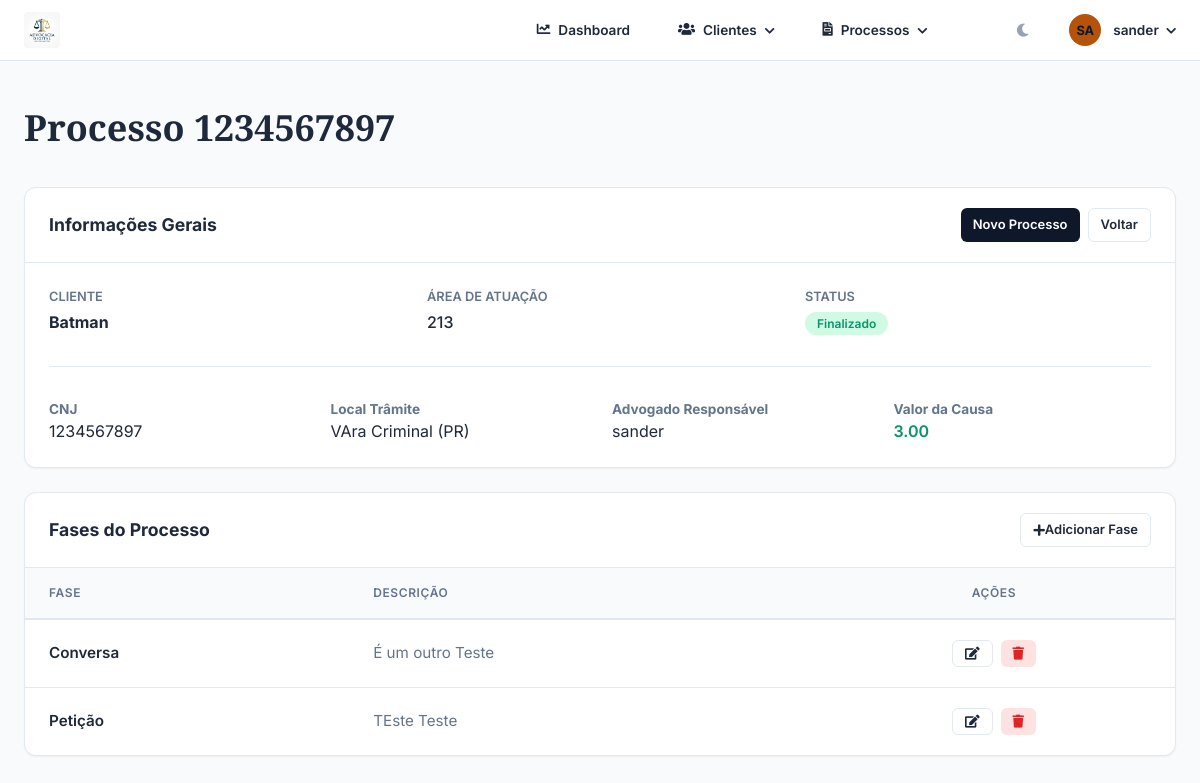
Screenshot of /processos/detalhe/1/ (signed in) with the database file from the repository.
### processos/models.py (models this page shows, shortened)
class Processo(models.Model):
    UF = (
        ("AC", "Acre"), ("AL", "Alagoas"),
        ("AP", "Amapá"), ("AM", "Amazonas"),
        ("BA", "Bahia"), ("CE", "Ceará"),
        ("DF", "Distrito Federal"), ("ES", "Espírito Santo"),
        ("GO", "Goiás"), ("MA", "Maranhão"),
        ("MT", "Mato Grosso"), ("MS", "Mato Grosso do Sul"),
        ("MG", "Minas Gerais"), ("PA", "Pará"),
        ("PB", "Paraíba"), ("PR", "Paraná"),
        ("PE", "Pernanbuco"), ("PI", "Piauí"),
        ("RJ", "Rio de Janeiro"), ("RN", "Rio Grande do Norte"),
        ("RS", "Rio Grande do Sul"), ("RO", "Rondônia"),
        ("RR", "Roraima"), ("SC", "Santa Catarina"),
        ("SP", "São Paulo"), ("SE", "Sergipe"), ("TO", "Tocantins"),
    )
    cliente = models.ForeignKey(
        Cliente, verbose_name="Cliente", on_delete=models.CASCADE)
    area_atuacao = models.CharField(
        verbose_name="Area de Atuação", max_length=50)
    obj_acao = models.CharField(verbose_name="Objetivo da Ação", max_length=50)
    cnj = models.CharField(verbose_name="Nro do Processo(CNJ)", max_length=20)
    local_tramite = models.CharField(verbose_name='Tramite', max_length=15)
    tramite_uf = models.CharField(verbose_name="UF", max_length=2, choices=UF)
    advogado = models.ForeignKey(
        User, verbose_name="Advogado Responsavel", on_delete=models.DO_NOTHING)
    dt_contratacao = models.DateField(verbose_name="Data da Contratação")
    dt_execucao = models.DateField(verbose_name="Data de Execução")
    dt_sentenca = models.DateField(verbose_name="Data da Sentença")
    vlr_causa = models.DecimalField(
        verbose_name="Valor da Causa", max_digits=5, decimal_places=2)
    pedido = models.CharField(verbose_name="Pedido", max_length=50)
    obs = models.TextField(verbose_name="Obs")
    finalizado = models.BooleanField(default=False, verbose_name="Processo Finalizado")

class faseProcesso(models.Model):
    tipo_fase_processo = models.CharField(max_length=50)
    desc = models.TextField()
    processo = models.ForeignKey(Processo, on_delete=models.PROTECT)

### clientes/models.py (models this page shows)
class Cliente(models.Model):
    ESTADO_CIVIL = (
        ("S", "Solteiro"),
        ("C", "Casado"),
        ("D", "Divorciado"),
        ("U", "União Estavel"),
        ("V", "Viuvo(a)"),
    )
    UF = (
        ("AC", "Acre"), ("AL", "Alagoas"),
        ("AP", "Amapá"), ("AM", "Amazonas"),
        ("BA", "Bahia"), ("CE", "Ceará"),
        ("DF", "Distrito Federal"), ("ES", "Espírito Santo"),
        ("GO", "Goiás"), ("MA", "Maranhão"),
        ("MT", "Mato Grosso"), ("MS", "Mato Grosso do Sul"),
        ("MG", "Minas Gerais"), ("PA", "Pará"),
        ("PB", "Paraíba"), ("PR", "Paraná"),
        ("PE", "Pernanbuco"), ("PI", "Piauí"),
        ("RJ", "Rio de Janeiro"), ("RN", "Rio Grande do Norte"),
        ("RS", "Rio Grande do Sul"), ("RO", "Rondônia"),
        ("RR", "Roraima"), ("SC", "Santa Catarina"),
        ("SP", "São Paulo"), ("SE", "Sergipe"), ("TO", "Tocantins"),
    )
    usuario = models.OneToOneField("auth.User", on_delete=models.SET_NULL, null=True, blank=True, related_name='cliente_perfil')
    nome_cliente = models.CharField(max_length=100)
    cpf = models.CharField(max_length=14)
    rg = models.CharField(max_length=8)
    estado_civil = models.CharField(max_length=1, choices=ESTADO_CIVIL)
    data_nascimento = models.DateField()
    endereco = models.CharField(max_length=100)
    nro_endereco = models.IntegerField(null=True, blank=True)
    bairro = models.CharField(max_length=45)
    cidade = models.CharField(max_length=15)
    estado = models.CharField(max_length=2, choices=UF)
    cep = models.CharField(max_length=8)
    email = models.EmailField(max_length=254)
    telefone = models.CharField(max_length=11)
    def __str__(self):
        return self.nome_cliente

### processos/views.py (the view)
# urls.py: path("detalhe/<int:processo_id>/", views.detalheProcesso, name="detalhe_processo"),
@login_required
def detalheProcesso(request, processo_id):
    processo = get_object_or_404(Processo, id=processo_id)
    fases = faseProcesso.objects.filter(processo=processo)
    context = {
        "processo": processo,
        "fases": fases
    }
    return render(request, "processos/detalhe_processo.html", context)

### processos/templates/processos/detalhe_processo.html
{% extends 'clientes/base.html' %}
{% block titulo %}Processo {{ processo.cnj }}{% endblock titulo %}
{% block conteudo %}
<div class="adv-card mb-4">
    <div class="card-header">
        <h5>Informações Gerais</h5>
        <div style="display: flex; gap: 0.5rem;">
            <a href="{% url 'processos:processo' %}" class="adv-btn btn-primary btn-sm">Novo Processo</a>
            <a href="{% url 'processos:listaprocessos' %}" class="adv-btn btn-outline btn-sm">Voltar</a>
        </div>
    </div>
    <div class="card-body">
        <div style="display: grid; grid-template-columns: repeat(auto-fit, minmax(250px, 1fr)); gap: 2rem;">
            <div>
                <p style="color: var(--text-muted); font-size: 0.8rem; text-transform: uppercase; font-weight: 600; margin-bottom: 0.25rem;">Cliente</p>
                <h4 style="color: var(--text-main); font-weight: 700;">{{ processo.cliente }}</h4>
            </div>
            <div>
                <p style="color: var(--text-muted); font-size: 0.8rem; text-transform: uppercase; font-weight: 600; margin-bottom: 0.25rem;">Área de Atuação</p>
                <p style="font-weight: 500;">{{ processo.area_atuacao }}</p>
            </div>
            <div>
                <p style="color: var(--text-muted); font-size: 0.8rem; text-transform: uppercase; font-weight: 600; margin-bottom: 0.25rem;">Status</p>
                {% if processo.finalizado %}
                    <span class="adv-badge badge-success">Finalizado</span>
                {% else %}
                    <span class="adv-badge badge-warning">Em Andamento</span>
                {% endif %}
            </div>
        </div>
        <hr style="margin: 2rem 0; border: 0; border-top: 1px solid var(--border-color);">
        <div style="display: grid; grid-template-columns: repeat(auto-fit, minmax(200px, 1fr)); gap: 1.5rem;">
            <div>
                <strong style="display: block; font-size: 0.85rem; color: var(--text-muted);">CNJ</strong>
                <span>{{ processo.cnj }}</span>
            </div>
            <div>
                <strong style="display: block; font-size: 0.85rem; color: var(--text-muted);">Local Trâmite</strong>
                <span>{{ processo.local_tramite }} ({{ processo.tramite_uf }})</span>
            </div>
            <div>
                <strong style="display: block; font-size: 0.85rem; color: var(--text-muted);">Advogado Responsável</strong>
                <span>{{ processo.advogado }}</span>
            </div>
            <div>
                <strong style="display: block; font-size: 0.85rem; color: var(--text-muted);">Valor da Causa</strong>
                <span style="font-weight: 600; color: var(--success);">{{ processo.vlr_causa }}</span>
            </div>
        </div>
    </div>
</div>
<div class="adv-card">
    <div class="card-header">
        <h5>Fases do Processo</h5>
        <a href="{% url 'processos:faseprocesso' %}" class="adv-btn btn-outline btn-sm">
            <i class="fas fa-plus mr-1"></i> Adicionar Fase
        </a>
    </div>
    <div class="adv-table-wrapper">
        <table class="adv-table">
            <thead>
                <tr>
                    <th>Fase</th>
                    <th>Descrição</th>
                    <th class="text-center">Ações</th>
                </tr>
            </thead>
            <tbody>
                {% for fase in fases %}
                <tr>
                    <td style="font-weight: 600;">{{ fase.tipo_fase_processo }}</td>
                    <td style="max-width: 400px; color: var(--text-muted);">{{ fase.desc }}</td>
                    <td class="text-center" style="display: flex; gap: 0.5rem; justify-content: center;">
                        <a href="{% url 'processos:atualizar_fase' fase.id %}" class="adv-btn btn-outline btn-sm" title="Editar">
                            <i class="fas fa-edit"></i>
                        </a>
                        <a href="{% url 'processos:excluir_fase' fase.id %}" class="adv-btn btn-danger btn-sm" title="Excluir">
                            <i class="fas fa-trash"></i>
                        </a>
                    </td>
                </tr>
                {% empty %}
                <tr>
                    <td colspan="3" class="text-center py-5 text-muted">Nenhuma fase registrada para este processo.</td>
                </tr>
                {% endfor %}
            </tbody>
        </table>
    </div>
</div>
{% endblock conteudo %}

### clientes/templates/clientes/base.html (shortened to what this page needs)
<!DOCTYPE html>
{% load static %}
<html lang="pt_br">
<head>
    <link rel="stylesheet" href="https://use.fontawesome.com/releases/v5.8.2/css/all.css" />
    <link href="{% static 'css/advocacia.css' %}" rel="stylesheet" />
</head>
<body>
    <header class="adv-navbar">
        <div class="adv-container nav-content">
            <a class="nav-brand" href="{% url 'clientes:index'%}">
                <img src="{% static 'img/logo_light.png' %}" alt="logo" class="nav-logo logo-light">
            </a>
            <nav class="nav-links">
                {% if user.perfil.role != 'CLIENTE' %}
                <a class="nav-link" href="{% url 'clientes:index' %}">
                    <i class="fas fa-chart-line"></i> Dashboard
                </a>
                <div class="nav-dropdown">
                    <span class="nav-link">
                        <i class="fas fa-users"></i> Clientes <i class="fas fa-chevron-down ml-1" style="font-size: 0.7rem"></i>
                    </span>
                </div>
                <div class="nav-dropdown">
                    <span class="nav-link">
                        <i class="fas fa-file-invoice"></i> Processos <i class="fas fa-chevron-down ml-1" style="font-size: 0.7rem"></i>
                    </span>
                </div>
                {% else %}
                <a class="nav-link" href="{% url 'processos:listaprocessos' %}">
                    <i class="fas fa-folder-open"></i> Meus Processos
                </a>
                {% endif %}
                <div class="nav-user nav-dropdown">
                    <button id="theme-toggle" class="adv-btn btn-outline btn-sm" style="margin-right: 1rem; border: none; color: var(--accent);">
                        <i class="fas fa-moon"></i>
                    </button>
                    <div class="user-avatar">{{ user.username|slice:":2"|upper }}</div>
                    <span style="font-size: 0.85rem; font-weight: 600; color: var(--text-navbar);">{{ user.username }} <i class="fas fa-chevron-down" style="font-size: 0.7rem; margin-left: 0.25rem;"></i></span>
                </div>
            </nav>
        </div>
    </header>
    <main class="adv-container">
        <header class="page-header">
            <h1 class="page-title">{% block titulo %}Dashboard{% endblock titulo %}</h1>
        </header>
        <section class="main-content">
            {% block conteudo %} {% endblock conteudo %}
        </section>
    </main>
</body>
</html>

### sistema_advocacia/static/css/advocacia.css (style rules this page uses)
:root { --primary: #0f172a; --primary-light: #1e293b; --accent: #94a3b8; --gold: #b45309; --gold-light: #fef3c7; --success: #059669; --success-light: #d1fae5; --warning: #d97706; --warning-light: #fef3c7; --danger: #dc2626; --danger-light: #fee2e2; --text-main: #1e293b; --text-muted: #64748b; --bg-app: #f8fafc; --bg-card: #ffffff; --border-color: #e2e8f0; --radius-sm: 6px; --radius-md: 12px; --radius-lg: 16px; --shadow-sm: 0 1px 2px 0 rgb(0 0 0 / 0.05); --shadow-md: 0 4px 6px -1px rgb(0 0 0 / 0.1), 0 2px 4px -2px rgb(0 0 0 / 0.1); --shadow-lg: 0 10px 15px -3px rgb(0 0 0 / 0.1), 0 4px 6px -4px rgb(0 0 0 / 0.1); --bg-navbar: rgba(255, 255, 255, 0.95); --text-navbar: #1e293b; --bg-nav-hover: rgba(15, 23, 42, 0.05); --text-nav-active: #0f172a; --font-sans: 'Inter', system-ui, -apple-system, sans-serif; --font-serif: 'Playfair Display', serif; }
* { margin: 0; padding: 0; box-sizing: border-box; }
body { background-color: var(--bg-app); color: var(--text-main); font-family: var(--font-sans); line-height: 1.5; -webkit-font-smoothing: antialiased; }
a { text-decoration: none; color: inherit; transition: all 0.2s ease; }
.adv-container { max-width: 1200px; margin: 0 auto; padding: 0 1.5rem; }
.adv-navbar { background-color: var(--bg-navbar); backdrop-filter: blur(10px); border-bottom: 1px solid var(--border-color); position: sticky; top: 0; z-index: 1000; padding: 0.75rem 0; color: var(--text-navbar); }
.nav-content { display: flex; justify-content: space-between; align-items: center; }
.nav-brand { display: flex; align-items: center; font-family: var(--font-serif); font-size: 1.4rem; font-weight: 700; letter-spacing: -0.02em; color: white; }
.nav-brand img { height: 36px; margin-right: 0.75rem; border-radius: 4px; transition: transform 0.3s ease; }
.nav-links { display: flex; gap: 1.5rem; align-items: center; }
.nav-link { font-size: 0.85rem; font-weight: 600; color: var(--text-navbar); padding: 0.5rem 0.75rem; border-radius: var(--radius-sm); display: flex; align-items: center; gap: 0.5rem; position: relative; transition: all 0.2s ease; cursor: pointer; text-decoration: none; }
.nav-dropdown { position: relative; padding-bottom: 0.5rem; margin-bottom: -0.5rem; }
.nav-user { margin-left: 1rem; padding-left: 1.5rem; border-left: 1px solid rgba(255, 255, 255, 0.1); display: flex; align-items: center; gap: 0.75rem; }
.user-avatar { width: 32px; height: 32px; background: var(--gold); color: #0f172a; border-radius: 50%; display: flex; align-items: center; justify-content: center; font-weight: 700; font-size: 0.8rem; }
.adv-card { background: var(--bg-card); border-radius: var(--radius-md); box-shadow: var(--shadow-sm); border: 1px solid var(--border-color); overflow: hidden; }
.card-header { padding: 1.25rem 1.5rem; border-bottom: 1px solid var(--border-color); display: flex; justify-content: space-between; align-items: center; }
.card-header h3, .card-header h5 { font-weight: 700; color: var(--text-main); font-size: 1.1rem; }
.card-body { padding: 1.5rem; }
.adv-table-wrapper { overflow-x: auto; }
.adv-table { width: 100%; border-collapse: collapse; text-align: left; }
.adv-table th { background: var(--bg-app); padding: 1rem 1.5rem; font-size: 0.75rem; font-weight: 600; text-transform: uppercase; letter-spacing: 0.05em; color: var(--text-muted); border-bottom: 2px solid var(--border-color); }
.adv-table td { padding: 1.25rem 1.5rem; border-bottom: 1px solid var(--border-color); font-size: 0.95rem; }
.adv-table tr:last-child td { border-bottom: none; }
.adv-btn { display: inline-flex; align-items: center; justify-content: center; padding: 0.625rem 1.25rem; border-radius: var(--radius-sm); font-weight: 600; font-size: 0.875rem; cursor: pointer; border: none; transition: all 0.2s; }
.btn-primary { background: var(--primary); color: white; }
.btn-outline { border: 1.5px solid var(--border-color); background: transparent; color: var(--text-main); }
.btn-danger { background: var(--danger-light); color: var(--danger); }
.btn-sm { padding: 0.375rem 0.75rem; font-size: 0.8125rem; }
.mb-4 { margin-bottom: 1.5rem; }
.text-center { text-align: center; }
.adv-badge { padding: 0.25rem 0.75rem; border-radius: 9999px; font-size: 0.75rem; font-weight: 600; }
.badge-success { background: var(--success-light); color: var(--success); }
.page-header { margin: 2.5rem 0 2rem; }
.page-title { font-family: var(--font-serif); font-size: 2.25rem; color: var(--text-main); }

### rows the page displays
Processo: cnj "1234567897", cliente "Batman", area_atuacao "213", local_tramite "VAra Criminal", tramite_uf "PR", advogado "sander", vlr_causa "3.00"
faseProcesso: tipo_fase_processo "Conversa", desc "É um outro Teste"
faseProcesso: tipo_fase_processo "Petição", desc "TEste Teste"

### other values shown
{{ user.username|slice:":2"|upper }} "SA"
{{ user.username }} "sander"
